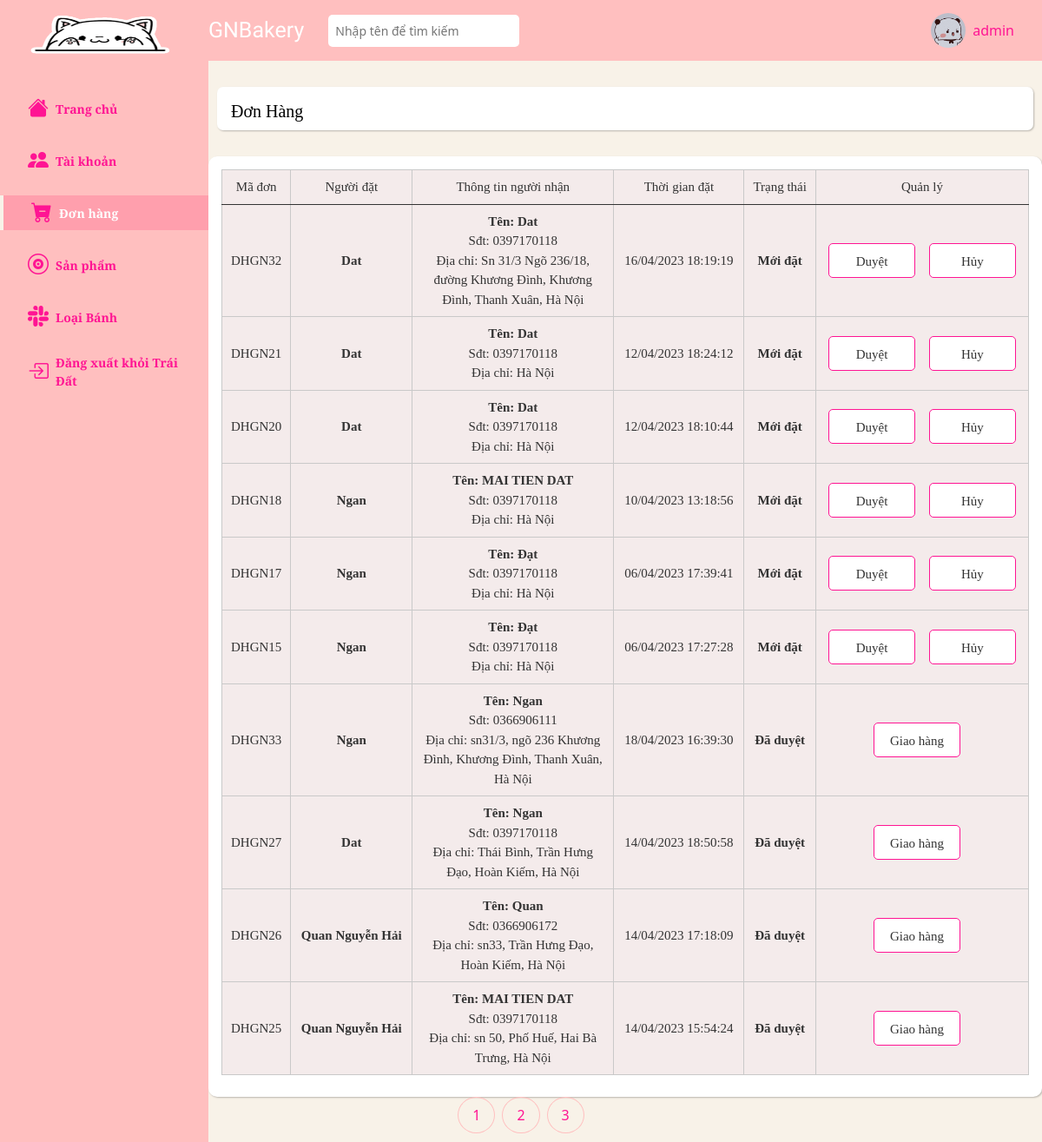
The app's page /admin/orders/index.php (signed in) with its own data.
### tables this page shows
CREATE TABLE `orders` (
  `id` int NOT NULL,
  `user_id` int NOT NULL,
  `name_receiver` varchar(255) NOT NULL,
  `address_receiver` varchar(255) NOT NULL,
  `phone_receiver` varchar(100) NOT NULL,
  `status` tinyint(1) NOT NULL COMMENT '0:Mới đặt; 1:Đã duyệt; 2:Đã hủy; 3:Đang giao, 4: Đã nhận',
  `id_status` int DEFAULT NULL,
  `total_price` int NOT NULL,
  `created_at` timestamp NOT NULL DEFAULT CURRENT_TIMESTAMP,
  `time_status` timestamp NULL DEFAULT NULL
);

CREATE TABLE `users` (
  `id` int NOT NULL,
  `name` varchar(255) NOT NULL,
  `email` varchar(255) NOT NULL,
  `password` varchar(255) NOT NULL,
  `phone` varchar(100) DEFAULT NULL,
  `address` varchar(255) DEFAULT NULL,
  `gender` varchar(10) DEFAULT NULL,
  `birthday` date DEFAULT NULL,
  `created` timestamp NOT NULL DEFAULT CURRENT_TIMESTAMP,
  `deleted` date DEFAULT NULL,
  `level` int NOT NULL,
  `status` int NOT NULL DEFAULT '1',
  `id_deleted` int DEFAULT NULL
);

### admin/orders/index.php (the view, shortened to what this page needs)
<?php
    require_once '../navbar-vertical.php';
    require_once '../../database/connect.php';
    $where = '1';
    $idUser = $_SESSION['id'];
    $page_current = 1;
    $num_order_per_page = 10;
    $skip_page = $num_order_per_page * ($page_current - 1);
    $sql = "SELECT users.name, orders.id, name_receiver, address_receiver, phone_receiver, DATE_FORMAT(created_at, '%d/%m/%Y %T') as created_at, orders.status,id_status, users.name,DATE_FORMAT(time_status, '%d/%m/%Y %T') as time_status
    from orders
    join users on orders.user_id = users.id
    where $where
    ORDER BY status asc,id DESC
    limit $num_order_per_page offset $skip_page";
    $result = mysqli_query($connect, $sql);
?>
<div class="main__container">
    <div class="main-container-text d-flex align-items-center">
        <a class="header__name text-decoration-none" href="#">
            Đơn Hàng
        </a>
    </div>
    <div class="container-fluid">
            <div class="row gx-5">
                <div class="col-12">
                    <div class="table-responsive-sm">
                        <table class="order_table table table-sm table-light align-middle">
                            <thead style = "text-align : center;">
                                <tr>
                                    <th class = "id-product" scope="col">Mã đơn</th>
                                    <th class = "orderer-product" scope="col">Người đặt</th>
                                    <th class = "recipient-product" scope="col">Thông tin người nhận</th>
                                    <th class = "time-product" scope="col">Thời gian đặt</th>
                                    <th class = "status-order"  scope="col">Trạng thái</th>
                                    <th class = "manage-order"  scope="col">Quản lý</th>
                                </tr>
                            </thead>
                            <tbody style ="text-align:center;">
                            <?php foreach($result as $each){ ?>
                                <tr>
                                    <th class ="id-numbers" scope="col">
                                        <a style = "text-decoration:none; color:#333;"href="./detail.php?id=<?= $each['id'] ?>" >DHGN<?= $each['id'] ?></a>
                                    </th>
                                    <th scope="col">
                                        <span class = "nameofyou"><?= $each['name'] ?></span>
                                    </th>
                                    <th scope="col">
                                       <span class="nameofyou">Tên: <?= $each['name_receiver'] ?></span> <br>
                                       <span>Sđt: <?= $each['phone_receiver'] ?></span> <br>
                                       <span>Địa chỉ: <?= $each['address_receiver'] ?></span>
                                    </th>
                                    <th scope="col"><?= $each['created_at'] ?></th>
                                    <th scope="col" style = "font-weight:600;" >
                                        <?php switch ($each['status']) {
                                            case 0:
                                                echo "Mới đặt";
                                                break;
                                            case 1:
                                                echo "Đã duyệt";
                                                break;
                                        }
                                        ?>
                                    </th>
                                    <th scope="col">
                                        <div >
                                            <?php
                                            if(isset($each['id_status'])){
                                                $id = $each['id_status'];
                                                $sqlUser_status = "select * from users where id = '$id'";
                                                $resultUser_status = mysqli_query($connect, $sqlUser_status);
                                                $rowUser_status = mysqli_fetch_array($resultUser_status);
                                                $level = $rowUser_status['level'];
                                            }
                                            if($each['status'] == 2 && $level == 1){
                                            ?><span>Quản trị viên đã hủy đơn</span><br>
                                                <span><?=$each['time_status']?></span>
                                            <?php
                                            }if($each['status'] == 1){?>
                                            <div class="two_buttons">
                                                <a href="./update.php?id=<?= $each['id'] ?>&status=3&idUser=<?= $idUser?>&page=<?=$page_current?>" class = "btnBrowser">Giao hàng</a>
                                            </div>
                                            <?php
                                            }if($each['status'] == 2 && $level == 2){
                                            ?><span>Nhân viên <a href="../employees/form_update.php?id=<?=$each['id_status']?>" class = "employee" style = "text-decoration: none;" href="">NVGN<?=$each['id_status']?></a> đã hủy đơn</span><br>
                                                <span><?=$each['time_status']?></span>
                                            <?php
                                            }if($each['status'] == 2 && $level == 0){
                                            ?><span>Khách hàng đã hủy đơn</span><br>
                                                <span><?=$each['time_status']?></span>
                                            <?php
                                            }if($each['status'] == 4){
                                                ?><span>Khách hàng đã nhận hàng</span><br>
                                                <span><?=$each['time_status']?></span>
                                            <?php
                                            }if($each['status'] == 3){
                                                ?><span>Đang giao hàng</span><br>
                                            <?php
                                            }
                                            if($each['status'] == 0) { ?>
                                            <div class="two_buttons">
                                                <a href="./update.php?id=<?= $each['id'] ?>&status=1&idUser=<?= $idUser?>&page=<?=$page_current?>" class = "btnBrowser">Duyệt</a>
                                                <a href="./update.php?id=<?= $each['id'] ?>&status=2&idUser=<?= $idUser?>&page=<?=$page_current?>">Hủy</a>
                                            </div>
                                            <?php } ?>
                                        </div>
                                     </th>
                                </tr>
                            <?php } ?>
                            </tbody>
                        </table>
                    </div>
                </div>
            </div>
    </div>
</div>
<?php require '../footer.php' ?>

### assets/css/admin.css (style rules this page uses)
html { font-size: 62.5%; line-height: 1.6rem; font-family: 'Roboto', sans-serif; box-sizing: border-box; }
a { color: #FF1493; }
* { box-sizing: inherit; }
:root { --text-color: #FF1493; --background-color: #f8f2e8; --navbar-color: #ffbfbf; --navbar-vertical-width : 240px; --header-height: 70px; }
body { background-color: var(--background-color); }
.header__name { color: black; font-size: 2rem; margin-left: 16px; margin-top: 5px; font-family: 'Merriweather', serif; }
.main__form, .main__container { margin-left: var(--navbar-vertical-width); min-height: 80vh; margin-top: 30px; }
.main-container-text { box-shadow: 1px 1px 2px 0px #00000040; background-color: white; border-radius: 7px; height: 50px; margin: 30px 10px; }
.container-fluid { box-shadow: 1px 1px 2px 0px #00000040; background-color: white; border-radius: 10px; padding: 15px; }
.table-sm>:not(caption)>*>* { padding: 8px; font-family: 'PT Serif', serif; background-color: #d3afaf40; }
.table-light { --bs-table-bg: #d3afaf40; }

### assets/css/admin_order.css (style rules this page uses)
.order_table th { background-color: #F4EBEB; font-family: Playfair Display; font-size: 15px; font-weight: 400; border: 0.3px solid #c9c9c9; color: #333; align-items: center; }
.recipient-product { width: 25%; }
.nameofyou { font-family: Playfair Display; font-size: 15px; font-weight: 700; }
.two_buttons a { border: 1px solid #FF1493; background-color: white; height: 40px; width: 100px; border-radius: 5px; font-family: Playfair Display; font-size: 15px; display: inline-block; text-decoration: none; color: #333; cursor: pointer; line-height: 4.0rem; }
.btnBrowser { margin-right: 12px; }

### records on screen
orders: id "32", user.name "Dat", name_receiver "Dat", phone_receiver "0397170118", address_receiver "Sn 31/3 Ngõ 236/18, đường Khương Đình, Khương Đình, Thanh Xuân, Hà Nội", created_at "16/04/2023 18:19:19", status "Mới đặt"
orders: id "21", user.name "Dat", name_receiver "Dat", phone_receiver "0397170118", address_receiver "Hà Nội", created_at "12/04/2023 18:24:12", status "Mới đặt"
orders: id "20", user.name "Dat", name_receiver "Dat", phone_receiver "0397170118", address_receiver "Hà Nội", created_at "12/04/2023 18:10:44", status "Mới đặt"
orders: id "18", user.name "Ngan", name_receiver "MAI TIEN DAT", phone_receiver "0397170118", address_receiver "Hà Nội", created_at "10/04/2023 13:18:56", status "Mới đặt"
orders: id "17", user.name "Ngan", name_receiver "Đạt", phone_receiver "0397170118", address_receiver "Hà Nội", created_at "06/04/2023 17:39:41", status "Mới đặt"
orders: id "15", user.name "Ngan", name_receiver "Đạt", phone_receiver "0397170118", address_receiver "Hà Nội", created_at "06/04/2023 17:27:28", status "Mới đặt"
orders: id "33", user.name "Ngan", name_receiver "Ngan", phone_receiver "0366906111", address_receiver "sn31/3, ngõ 236 Khương Đình, Khương Đình, Thanh Xuân, Hà Nội", created_at "18/04/2023 16:39:30", status "Đã duyệt"
orders: id "27", user.name "Dat", name_receiver "Ngan", phone_receiver "0397170118", address_receiver "Thái Bình, Trần Hưng Đạo, Hoàn Kiếm, Hà Nội", created_at "14/04/2023 18:50:58", status "Đã duyệt"
orders: id "26", user.name "Quan Nguyễn Hải", name_receiver "Quan", phone_receiver "0366906172", address_receiver "sn33, Trần Hưng Đạo, Hoàn Kiếm, Hà Nội", created_at "14/04/2023 17:18:09", status "Đã duyệt"
orders: id "25", user.name "Quan Nguyễn Hải", name_receiver "MAI TIEN DAT", phone_receiver "0397170118", address_receiver "sn 50, Phố Huế, Hai Bà Trưng, Hà Nội", created_at "14/04/2023 15:54:24", status "Đã duyệt"

### other values on screen
$_SESSION['name'] "admin"
